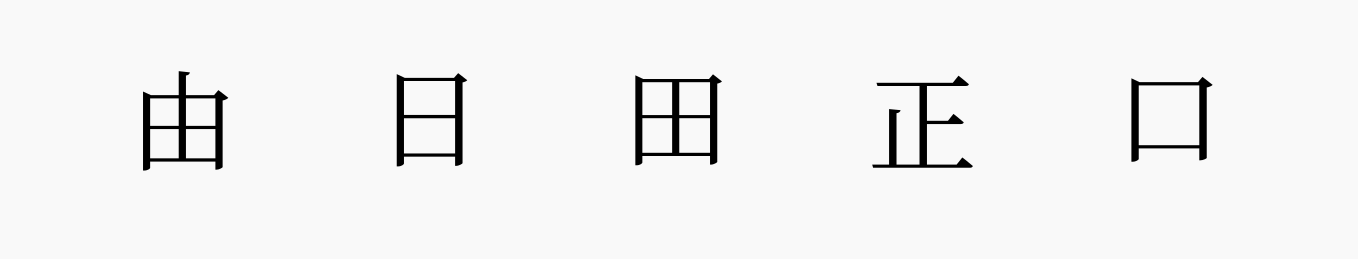
#> input picture ocr_test/t1.png, 1358 x 259 px
$ python -i test.py   (imports and definitions only)
#> lines starting #> are read from the running program, lines starting #| are printed output that depends on the picture; after the words box and inside, x2 and y2 are one past the last pixel; in counts of white or black regions, pixels touching at a corner belong together
#> further down, picture is the input picture: shape (259, 1358, 3); min 0, max 249, mean 241.9
import numpy as np
import cv2
import math
import argparse

LABELS = {
    "t1": "由日田正口",
    "t2": "正月日口田田由",
    "t3": "月由田由口田正日正",
    "t4": "由口由田正月正口正田日",
    "t5": "日口由口月月日由正正田田正",
    "t6": "正口日日口月口由正正由田由田月",
    "t7": "田正正日日田口月月由由由口正正田口"
}
def algorithm_density(image, char_count=None, min_pixels_per_char=50,
                      margin_ratio=1.5, dark_text=True, min_scale=0.4,
                      bboxes=None, min_char_width=3, min_char_height=8):
    """
    Scale image based on text pixel density.

    Core idea (user's algorithm):
      1. Binarise and count foreground (text) pixels
      2. Compute average pixels per character from ground-truth char count
      3. Apply a margin to account for non-text foreground noise
      4. scale = sqrt(min_pixels_per_char / effective_pixels_per_char)
      5. Clamp with min_scale and bbox floor

    Returns:
        (scaled_image, scale, info_dict)
    """
#> called with min_pixels_per_char = 50, margin_ratio = 1.5, dark_text = True, min_scale = 0.4, min_char_width = 3, min_char_height = 8
    h, w = image.shape[:2]
#> h = 259; w = 1358
    gray = cv2.cvtColor(image, cv2.COLOR_BGR2GRAY)

    # Binarise (assume dark text on light background)
    _, binary = cv2.threshold(gray, 0, 255, cv2.THRESH_BINARY_INV + cv2.THRESH_OTSU)
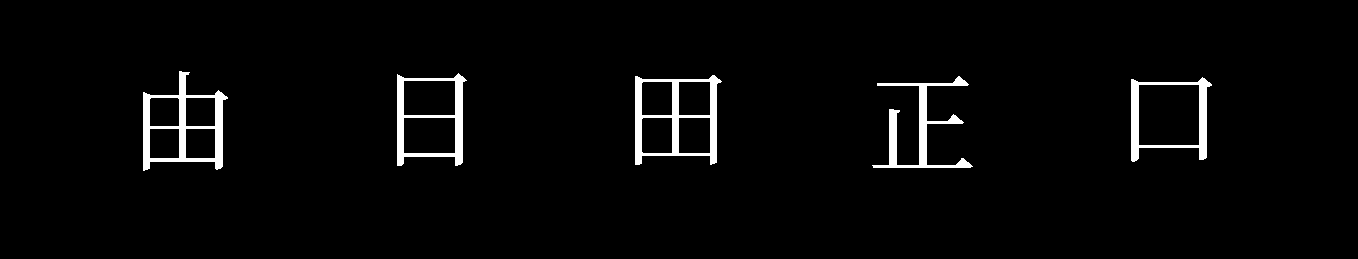
#> binary: shape (259, 1358); 2.9% white; 5 white regions, box (x1, y1, x2, y2) and area: (143, 71, 228, 171) 2400, (635, 75, 722, 165) 2342, (872, 76, 973, 168) 1934, (397, 73, 467, 166) 1873, (1131, 77, 1212, 162) 1676
    if not dark_text:
        binary = cv2.bitwise_not(binary)

    text_pixels = int(np.sum(binary == 255))
#> text_pixels = 10225
    total_pixels = h * w
#> total_pixels = 351722
    text_ratio = text_pixels / total_pixels
#> text_ratio = 0.0291

    # Estimate char count from connected components when GT is not available
    if char_count is None or char_count <= 0:
        kernel = cv2.getStructuringElement(cv2.MORPH_RECT, (3, 3))
        cleaned = cv2.morphologyEx(binary, cv2.MORPH_OPEN, kernel)
#> cleaned: shape (259, 1358); 2.9% white; 5 white regions, box (x1, y1, x2, y2) and area: (143, 71, 227, 170) 2390, (635, 75, 721, 165) 2339, (873, 77, 971, 168) 1923, (397, 74, 465, 166) 1868, (1131, 78, 1211, 162) 1673
        num_labels, labels, stats, centroids = cv2.connectedComponentsWithStats(
            cleaned, connectivity=8)
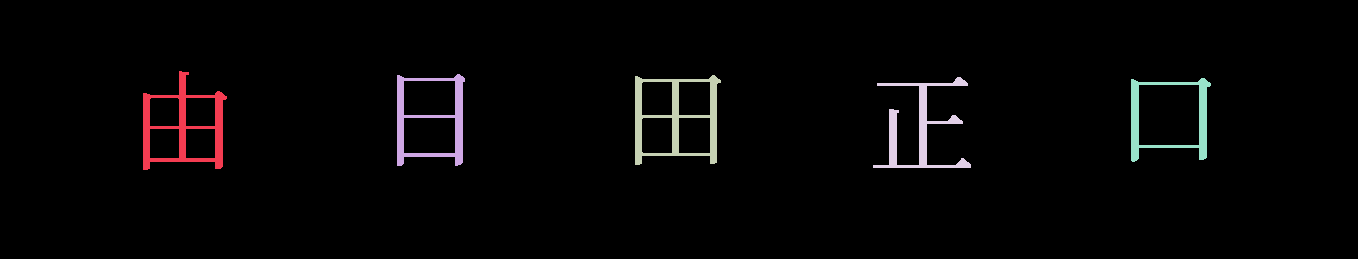
#> labels: shape (259, 1358) int32; 6 distinct labels, from 0 to 5; one colour per label, 0 black
#> num_labels = 6; stats = [[0, 0, 1358, 259, 341529], [143, 71, 84, 99, 2390], [397, 74, 68, 92, 1868], [635, 75, 86, 90, 2339], [873, 77, 98, 91, 1923], [1131, 78, 80, 84, 1673]]; centroids = [[679.6, 129.2], [183.6, 126.2], [430.8, 119.7], [675.7, 118.1], [919.6, 127.7], [1168.9, 117.9]]
        areas = [stats[i, cv2.CC_STAT_AREA] for i in range(1, num_labels)
                 if stats[i, cv2.CC_STAT_AREA] > 20]
#> areas = [2390, 1868, 2339, 1923, 1673]
        if areas:
            avg_area = np.mean(areas)
#> avg_area = 2038.6
            if avg_area > 400:
                char_count = max(1, int(sum(areas) / 200))
#> char_count = 50
            else:
                char_count = max(1, len(areas))
        else:
            char_count = 1

    # Compute density-based scale
    avg_pixels_per_char = text_pixels / char_count if char_count > 0 else total_pixels
#> avg_pixels_per_char = 204.5

    # Dynamic margin: denser text = more aggressive scaling
    if text_ratio > 0.3:
        dynamic_margin = margin_ratio * 0.8
    elif text_ratio > 0.1:
        dynamic_margin = margin_ratio * 1.0
    else:
        dynamic_margin = margin_ratio * 1.4

    effective_pixels_per_char = avg_pixels_per_char / dynamic_margin
#> effective_pixels_per_char = 97.38
    scale_density = 1.0
    if effective_pixels_per_char > 0:
        scale_density = math.sqrt(min_pixels_per_char / effective_pixels_per_char)
#> scale_density = 0.717

    # Bbox floor: protect very thin characters (punctuation etc.)
    scale_floor = 0.0
    if bboxes and len(bboxes) > 0:
        min_bbox_w = min(b[2] - b[0] for b in bboxes if b[2] > b[0])
        min_bbox_h = min(b[3] - b[1] for b in bboxes if b[3] > b[1])
        need_protect_w = min_bbox_w < min_char_width * 2
        need_protect_h = min_bbox_h < min_char_height * 2
        floor_w = (1.0 / min_bbox_w) if (min_bbox_w > 0 and need_protect_w) else 0.0
        floor_h = (min_char_height / 2 / min_bbox_h) if (min_bbox_h > 0 and need_protect_h) else 0.0
        scale_floor = max(floor_w, floor_h)

    # Fuse
    scale = max(scale_density, scale_floor)
#> scale = 0.717
    scale = max(scale, min_scale)
    scale = min(scale, 1.0)

    # Round to multiple of 32
    new_w = max(32, int(w * scale))
#> new_w = 973
    new_h = max(32, int(h * scale))
#> new_h = 185
    new_w = (new_w // 32) * 32
#> new_w = 960
    new_h = (new_h // 32) * 32
#> new_h = 160
    scale_actual = new_w / w
#> scale_actual = 0.707

    resized = cv2.resize(image, (new_w, new_h), interpolation=cv2.INTER_AREA)
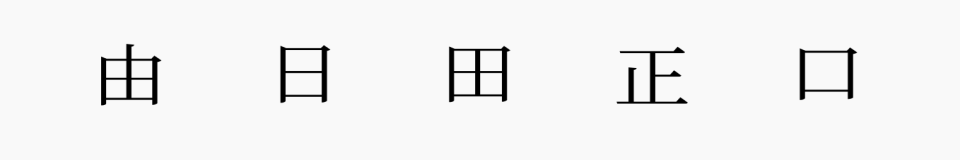
#> resized: shape (160, 960, 3); min 0, max 249, mean 241.9

    info = {
        "algorithm": "density",
        "scale": round(scale_actual, 4),
        "new_size": (new_w, new_h),
        "text_pixels": text_pixels,
        "char_count": char_count,
        "avg_pixels_per_char": round(avg_pixels_per_char, 2),
        "text_ratio": round(text_ratio, 4),
    }
#> info = {'algorithm': 'density', 'scale': 0.707, 'new_size': (960, 160), 'text_pixels': 10225, 'char_count': 50, 'avg_pixels_per_char': 204.5, 'text_ratio': 0.0291}
    return resized, scale_actual, info


# [91 lines left out: functions analyze_char_pixels, analyze_edit_distance, show_usage, main, not called in this run]


# [2 lines not run here, left out]

>>> import cv2
>>> picture = cv2.imread('t1.png')
>>> result = algorithm_density(picture)

$ run again, on ocr_test/t5.png
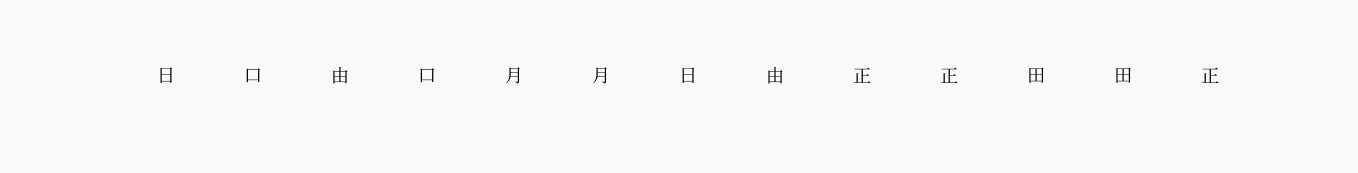
#> input picture ocr_test/t5.png, 1358 x 173 px
#> picture is the input picture: shape (173, 1358, 3); min 0, max 249, mean 248.2
#> in algorithm_density, `_, binary = cv2.threshold(gray, 0, 255, cv2.THRESH_BINARY_INV + cv2.TH..`:
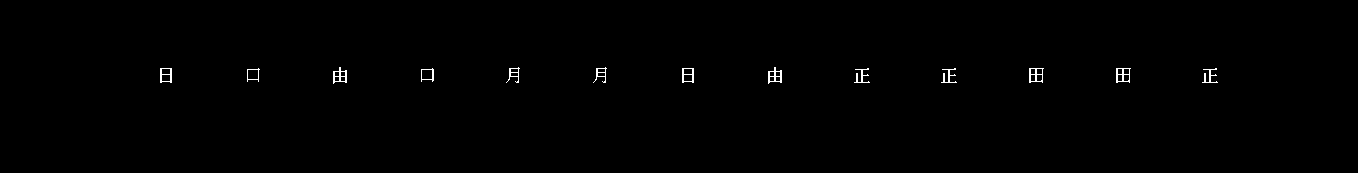
#> binary: shape (173, 1358); 0.46% white in thin lines or dots, all inside (x1, y1, x2, y2) = (160, 67, 1218, 84)
#> text_pixels = 1069
#> text_ratio = 0.00455
#> cleaned: shape (173, 1358); every value is 0
#> labels: shape (173, 1358) int32; every value is 0
#> num_labels = 1; stats = [[0, 0, 1358, 173, 234934]]; centroids = [[678.5, 86]]
#> areas = []
#> avg_pixels_per_char = 1069
#> effective_pixels_per_char = 509
#> scale_density = 0.313
#> in algorithm_density, `scale = max(scale, min_scale)`: scale = 0.4
#> in algorithm_density, `new_w = max(32, int(w * scale))`: new_w = 543
#> in algorithm_density, `new_h = max(32, int(h * scale))`: new_h = 69
#> in algorithm_density, `new_w = (new_w // 32) * 32`: new_w = 512
#> in algorithm_density, `new_h = (new_h // 32) * 32`: new_h = 64
#> scale_actual = 0.377
#> info = {'algorithm': 'density', 'scale': 0.377, 'new_size': (512, 64), 'text_pixels': 1069, 'char_count': 1, 'avg_pixels_per_char': 1069, 'text_ratio': 0.0046}

$ run again, on ocr_test/t7.png
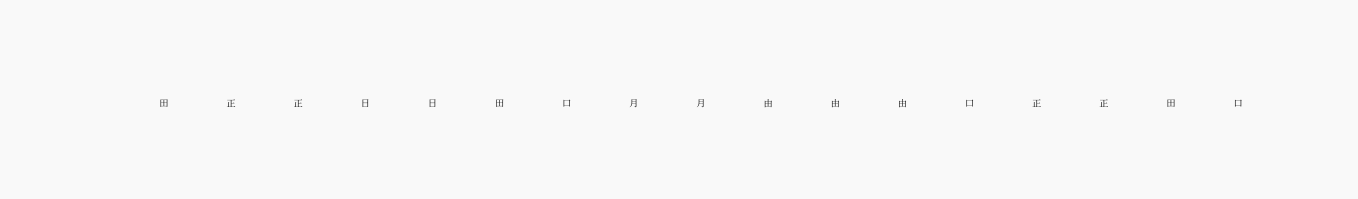
#> input picture ocr_test/t7.png, 1358 x 199 px
#> picture is the input picture: shape (199, 1358, 3); min 58, max 249, mean 248.8
#> in algorithm_density, `_, binary = cv2.threshold(gray, 0, 255, cv2.THRESH_BINARY_INV + cv2.TH..`:
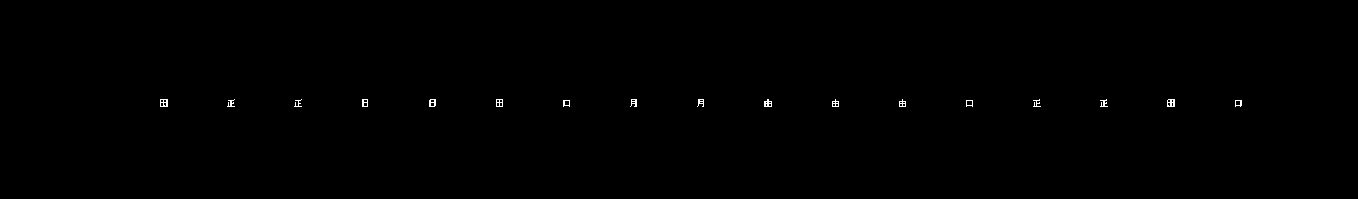
#> binary: shape (199, 1358); 0.21% white in thin lines or dots, all inside (x1, y1, x2, y2) = (160, 99, 1242, 107)
#> text_pixels = 574
#> text_ratio = 0.00212
#> cleaned: shape (199, 1358); every value is 0
#> labels: shape (199, 1358) int32; every value is 0
#> num_labels = 1; stats = [[0, 0, 1358, 199, 270242]]; centroids = [[678.5, 99]]
#> areas = []
#> avg_pixels_per_char = 574
#> effective_pixels_per_char = 273.3
#> scale_density = 0.428
#> in algorithm_density, `new_w = max(32, int(w * scale))`: new_w = 580
#> in algorithm_density, `new_h = max(32, int(h * scale))`: new_h = 85
#> in algorithm_density, `new_w = (new_w // 32) * 32`: new_w = 576
#> in algorithm_density, `new_h = (new_h // 32) * 32`: new_h = 64
#> scale_actual = 0.424
#> in algorithm_density, `resized = cv2.resize(image, (new_w, new_h), interpolation=cv2.INTER_AR..`:
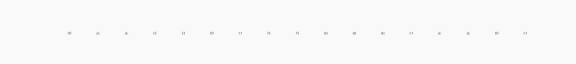
#> resized: shape (64, 576, 3); min 168, max 249, mean 248.8
#> info = {'algorithm': 'density', 'scale': 0.424, 'new_size': (576, 64), 'text_pixels': 574, 'char_count': 1, 'avg_pixels_per_char': 574, 'text_ratio': 0.0021}
